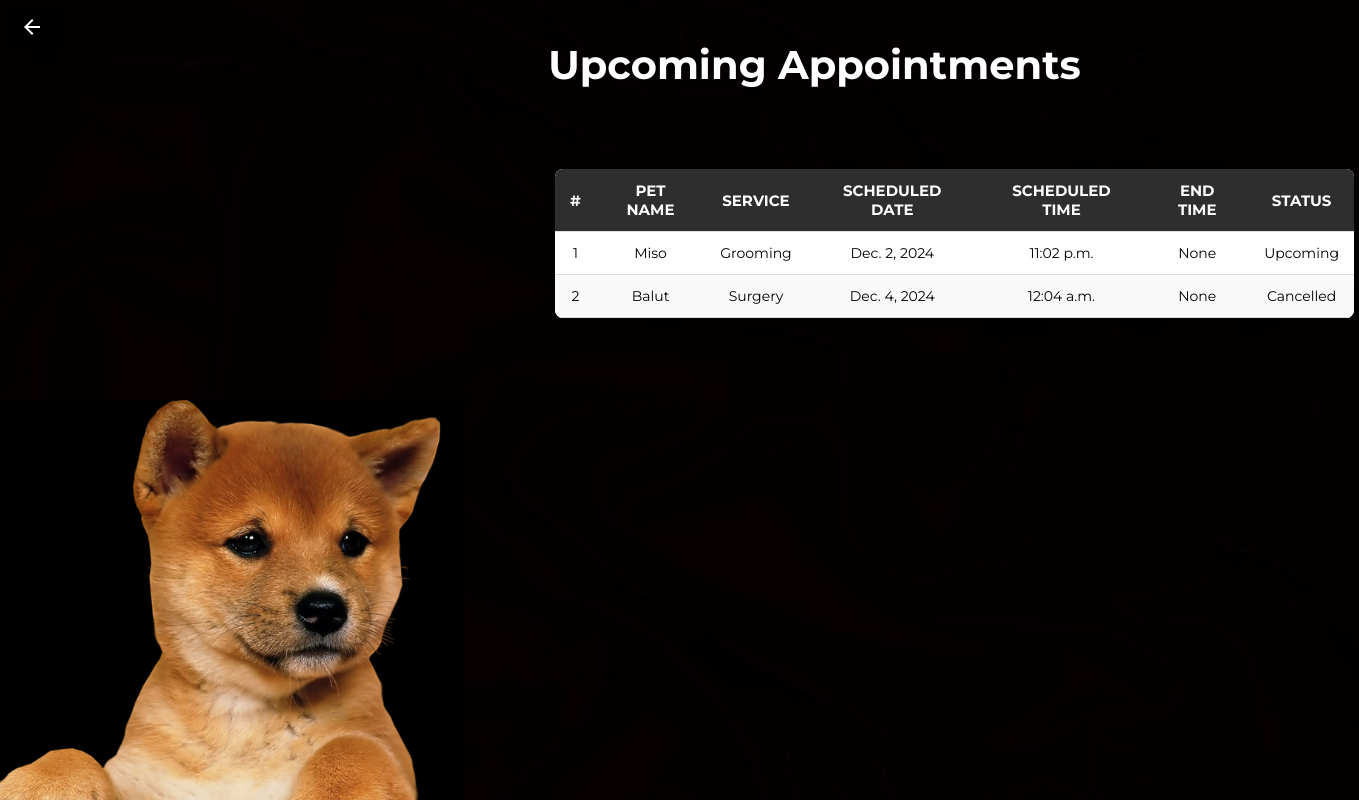
Page /upcoming-appointments/ (signed in) on the earlier database version.
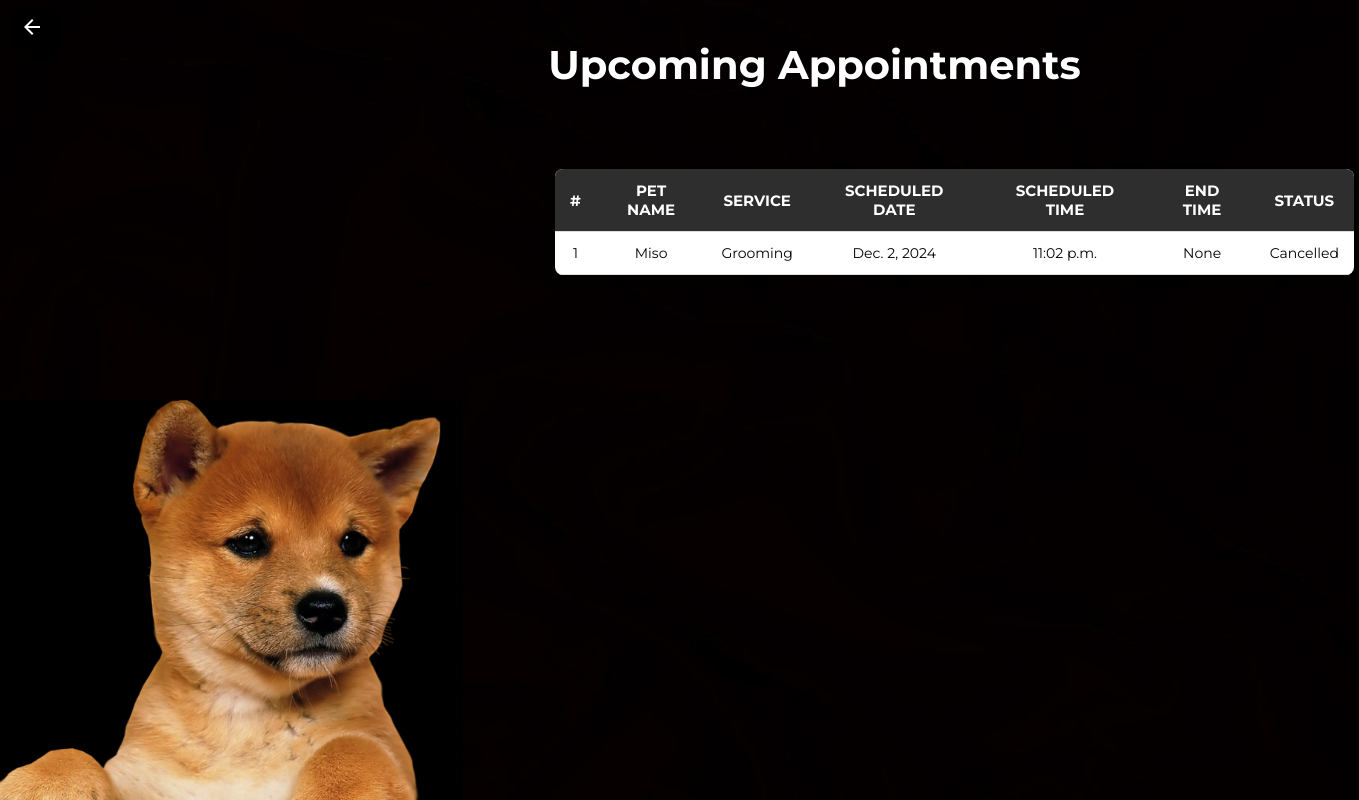
Same page on the later database version.
### app/models.py (models this page shows, shortened)
class ScheduledServices(models.Model):
    user = models.ForeignKey(User, on_delete=models.CASCADE, related_name="scheduled_services")
    pet_name = models.CharField(max_length=30, null=True, blank=True)
    service = models.CharField(max_length=100, null=True, blank=True)
    scheduled_date = models.DateField(null=True, blank=True)
    scheduled_time = models.TimeField(null=True, blank=True)
    end_time = models.TimeField(null=True, blank=True)
    status = models.BooleanField(default=False, null=True)
    cancelled = models.BooleanField(default=False)
    finished = models.BooleanField(default=False)

### app/views.py (the view)
# urls.py: path('upcoming-appointments/', views.admin_upcoming_appointments_view, name='upcoming-appointments'),
@login_required
def admin_upcoming_appointments_view(request):
    if request.user.is_authenticated:
        appointments = ScheduledServices.objects.filter(status=True, finished=False)
    else:
        appointments = []
    return render(request, 'admin-upcoming-appointments.html', {'appointments': appointments})

### app/templates/admin-upcoming-appointments.html (shortened to what this page needs)
{% load static %}
<!DOCTYPE html>
<html lang="en">
<head>
    <link rel="stylesheet" href="{% static 'css/adminapo.css' %}">
</head>
<body>
    <div class="admin-apo-page">
        <a href="{% url 'admin-home' %}" class="home-btn">
            <button class="home-btn-button">
                <svg xmlns="http://www.w3.org/2000/svg" height="24px" viewBox="0 -960 960 960" width="24px" fill="#FFFFFF">
                    <path d="m313-440 224 224-57 56-320-320 320-320 57 56-224 224h487v80H313Z"/>
                </svg>
            </button>
        </a>
        <div class="admin-upcoming-apo-main-text">
            <p>Upcoming Appointments</p>
        </div>
        <div class="admin-apo-content">
            {% if appointments %}
                <div class="admin-apo-table-container">
                    <table class="admin-apo-table">
                        <thead>
                            <tr>
                                <th>#</th>
                                <th>Pet Name</th>
                                <th>Service</th>
                                <th>Scheduled Date</th>
                                <th>Scheduled Time</th>
                                <th>End Time</th>
                                <th>Status</th>
                            </tr>
                        </thead>
                        <tbody>
                            {% for appointment in appointments %}
                                <tr>
                                    <td>{{ forloop.counter }}</td>
                                    <td>{{ appointment.pet_name }}</td>
                                    <td>{{ appointment.service }}</td>
                                    <td>{{ appointment.scheduled_date }}</td>
                                    <td>{{ appointment.scheduled_time }}</td>
                                    <td>{{ appointment.end_time }}</td>
                                    <td>
                                        {% if appointment.cancelled %}
                                            Cancelled
                                        {% else %}
                                            Upcoming
                                        {% endif %}
                                    </td>
                                </tr>
                            {% endfor %}
                        </tbody>
                    </table>
                </div>
            {% else %}
                <div class="admin-apo-no-appointments">
                    <h2>No Upcoming Services</h2>
                    <p>There are currently no upcoming appointments.</p>
                </div>
            {% endif %}
        </div>
    </div>
</body>
</html>

Differences in the rows shown:
no longer on this page (row edited): ScheduledServices: pet_name "Balut", service "Surgery", scheduled_date "Dec. 4, 2024", scheduled_time "12:04 a.m.", end_time "None", cancelled "Cancelled"
changed ScheduledServices "Miso": cancelled "Upcoming" → "Cancelled"
